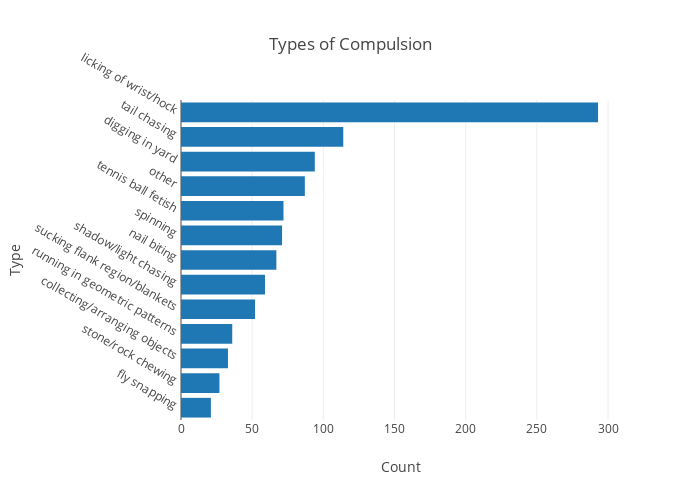

Notebook source saved alongside this figure:
### Markdown cell above
### 3.5 Compulsion

### Code cell
# Create the necessary dataframe.
query = ('SELECT question_reason_for_part_3, q05_main_1, q05_main_2, q05_main_3, '
         'q05_main_4, q05_main_5, q05_main_6, q05_main_7, q05_main_8, q05_main_9, '
         'q05_main_10, q05_main_11, q05_main_12, q05_main_13 FROM users JOIN dogs '
         'USING(record_id)')
df = pd.read_sql_query(query, con)
df.columns = ['suspicion', 'spinning', 'tail chasing', 'shadow/light chasing',
              'running in geometric patterns', 'licking of wrist/hock', 'fly snapping',
              'sucking flank region/blankets', 'tennis ball fetish',
              'collecting/arranging objects', 'nail biting', 'digging in yard',
              'stone/rock chewing', 'other']

# Remove biased results and discard suspicion column.
df = df[df['suspicion'] == '0']
df.drop('suspicion', axis=1, inplace=True)

# Convert columns to integer type.
for col in df:
    df[col] = pd.to_numeric(df[col])

# Get individual behavior problem counts and display as a table.
sums = df.sum()
sums = sums.sort_values(ascending=True)

# Generate a bar graph.
data = [go.Bar(x=sums.values,
                y=sums.index.values,
                orientation='h')]
layout = go.Layout(title='Types of Compulsion',
                   xaxis=dict(title='Count'),
                   yaxis=dict(title='Type',
                              automargin=True,
                              tickangle=30,
                              tickprefix=' ',
                              ticksuffix=' '),
                   width=700,
                   height=500
                  )
fig = dict(data=data, layout=layout)
py.iplot(fig)

### Figure 1 — Plotly figure (JSON) as saved in the notebook; plotly's stock layout.template omitted (floating-point values rounded to 4 significant figures)
{"data": [{"orientation": "h", "type": "bar", "x": [21, 27, 33, 36, 52, 59, 67, 71, 72, 87, 94, 114, 293], "y": ["fly snapping", "stone/rock chewing", "collecting/arranging objects", "running in geometric patterns", "sucking flank region/blankets", "shadow/light chasing", "nail biting", "spinning", "tennis ball fetish", "other", "digging in yard", "tail chasing", "licking of wrist/hock"]}], "layout": {"height": 500, "title": "Types of Compulsion", "width": 700, "xaxis": {"title": "Count"}, "yaxis": {"automargin": true, "tickangle": 30, "tickprefix": " ", "ticksuffix": " ", "title": "Type"}}}
